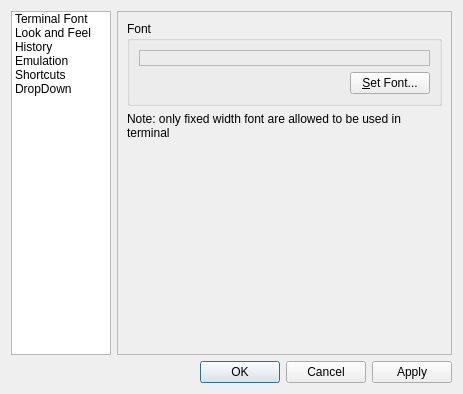
<?xml version="1.0" encoding="UTF-8"?>
<ui version="4.0">
 <class>PreferencesDialog</class>
 <widget class="QDialog" name="PreferencesDialog">
  <property name="geometry">
   <rect>
    <x>0</x>
    <y>0</y>
    <width>463</width>
    <height>394</height>
   </rect>
  </property>
  <property name="windowTitle">
   <string>QuickTerminal Preferences</string>
  </property>
  <property name="modal">
   <bool>true</bool>
  </property>
  <layout class="QGridLayout" name="gridLayout_4">
   <item row="1" column="0" colspan="2">
    <widget class="QDialogButtonBox" name="buttonBox">
     <property name="orientation">
      <enum>Qt::Horizontal</enum>
     </property>
     <property name="standardButtons">
      <set>QDialogButtonBox::Apply|QDialogButtonBox::Cancel|QDialogButtonBox::Ok</set>
     </property>
    </widget>
   </item>
   <item row="0" column="0">
    <widget class="QListWidget" name="listWidget">
     <property name="sizePolicy">
      <sizepolicy hsizetype="Expanding" vsizetype="Expanding">
       <horstretch>0</horstretch>
       <verstretch>0</verstretch>
      </sizepolicy>
     </property>
     <property name="minimumSize">
      <size>
       <width>100</width>
       <height>0</height>
      </size>
     </property>
     <property name="maximumSize">
      <size>
       <width>100</width>
       <height>16777215</height>
      </size>
     </property>
     <item>
      <property name="text">
       <string>Terminal Font</string>
      </property>
     </item>
     <item>
      <property name="text">
       <string>Look and Feel</string>
      </property>
     </item>
     <item>
      <property name="text">
       <string>History</string>
      </property>
     </item>
     <item>
      <property name="text">
       <string>Emulation</string>
      </property>
     </item>
     <item>
      <property name="text">
       <string>Shortcuts</string>
      </property>
     </item>
     <item>
      <property name="text">
       <string>DropDown</string>
      </property>
     </item>
    </widget>
   </item>
   <item row="0" column="1">
    <widget class="QStackedWidget" name="stackedWidget">
     <property name="frameShape">
      <enum>QFrame::StyledPanel</enum>
     </property>
     <widget class="QWidget" name="fontPage">
      <layout class="QGridLayout" name="gridLayout_2">
       <item row="0" column="0">
        <widget class="QGroupBox" name="groupBox">
         <property name="title">
          <string>Font</string>
         </property>
         <layout class="QGridLayout" name="gridLayout">
          <item row="0" column="0" colspan="2">
           <widget class="QLabel" name="fontSampleLabel">
            <property name="frameShape">
             <enum>QFrame::StyledPanel</enum>
            </property>
            <property name="text">
             <string/>
            </property>
            <property name="wordWrap">
             <bool>true</bool>
            </property>
           </widget>
          </item>
          <item row="1" column="0">
           <spacer name="horizontalSpacer">
            <property name="orientation">
             <enum>Qt::Horizontal</enum>
            </property>
            <property name="sizeHint" stdset="0">
             <size>
              <width>117</width>
              <height>20</height>
             </size>
            </property>
           </spacer>
          </item>
          <item row="1" column="1">
           <widget class="QPushButton" name="changeFontButton">
            <property name="text">
             <string>&amp;Set Font...</string>
            </property>
           </widget>
          </item>
         </layout>
        </widget>
       </item>
       <item row="2" column="0">
        <spacer name="verticalSpacer">
         <property name="orientation">
          <enum>Qt::Vertical</enum>
         </property>
         <property name="sizeHint" stdset="0">
          <size>
           <width>20</width>
           <height>3</height>
          </size>
         </property>
        </spacer>
       </item>
       <item row="1" column="0">
        <widget class="QLabel" name="label_9">
         <property name="text">
          <string>Note: only fixed width font are allowed to be used in terminal</string>
         </property>
         <property name="wordWrap">
          <bool>true</bool>
         </property>
        </widget>
       </item>
      </layout>
     </widget>
     <widget class="QWidget" name="lokkAndFeelPage">
      <layout class="QGridLayout" name="gridLayout_3">
       <item row="3" column="2">
        <widget class="QComboBox" name="tabsPos_comboBox"/>
       </item>
       <item row="5" column="0" colspan="2">
        <widget class="QLabel" name="label_3">
         <property name="text">
          <string>Action after paste clipboard</string>
         </property>
        </widget>
       </item>
       <item row="0" column="0" colspan="2">
        <widget class="QLabel" name="label_5">
         <property name="text">
          <string>Color Scheme:</string>
         </property>
        </widget>
       </item>
       <item row="1" column="2">
        <widget class="QComboBox" name="styleComboBox"/>
       </item>
       <item row="5" column="2">
        <widget class="QComboBox" name="motionAfterPasting_comboBox"/>
       </item>
       <item row="13" column="0">
        <spacer name="verticalSpacer_3">
         <property name="orientation">
          <enum>Qt::Vertical</enum>
         </property>
         <property name="sizeHint" stdset="0">
          <size>
           <width>20</width>
           <height>0</height>
          </size>
         </property>
        </spacer>
       </item>
       <item row="3" column="0" colspan="2">
        <widget class="QLabel" name="label_8">
         <property name="text">
          <string>Tabs Position:</string>
         </property>
        </widget>
       </item>
       <item row="1" column="0">
        <widget class="QLabel" name="label_6">
         <property name="text">
          <string>GUI Style:</string>
         </property>
        </widget>
       </item>
       <item row="11" column="2">
        <widget class="QSpinBox" name="termOpacityBox">
         <property name="suffix">
          <string> %</string>
         </property>
         <property name="minimum">
          <number>1</number>
         </property>
         <property name="value">
          <number>99</number>
         </property>
        </widget>
       </item>
       <item row="11" column="0">
        <widget class="QLabel" name="label">
         <property name="text">
          <string>Terminal Transparency:</string>
         </property>
        </widget>
       </item>
       <item row="10" column="2">
        <widget class="QSpinBox" name="appOpacityBox">
         <property name="suffix">
          <string> %</string>
         </property>
         <property name="minimum">
          <number>1</number>
         </property>
         <property name="maximum">
          <number>100</number>
         </property>
         <property name="value">
          <number>100</number>
         </property>
        </widget>
       </item>
       <item row="2" column="0" colspan="2">
        <widget class="QLabel" name="label_7">
         <property name="text">
          <string>Scrollbar Position:</string>
         </property>
        </widget>
       </item>
       <item row="10" column="0" colspan="2">
        <widget class="QLabel" name="label_4">
         <property name="text">
          <string>&amp;Application Transparency:</string>
         </property>
         <property name="buddy">
          <cstring>appOpacityBox</cstring>
         </property>
        </widget>
       </item>
       <item row="0" column="2">
        <widget class="QComboBox" name="colorSchemaCombo"/>
       </item>
       <item row="7" column="0" colspan="3">
        <widget class="QCheckBox" name="highlightCurrentCheckBox">
         <property name="text">
          <string>Show &amp;border for current terminal</string>
         </property>
        </widget>
       </item>
       <item row="8" column="0" colspan="3">
        <widget class="QCheckBox" name="askOnExitCheckBox">
         <property name="text">
          <string>Ask for Window Closing Confirmation</string>
         </property>
        </widget>
       </item>
       <item row="2" column="2">
        <widget class="QComboBox" name="scrollBarPos_comboBox"/>
       </item>
       <item row="9" column="0" colspan="3">
        <widget class="QCheckBox" name="useCwdCheckBox">
         <property name="text">
          <string>Open New Sub-Terminals in Current Working Dir</string>
         </property>
        </widget>
       </item>
       <item row="6" column="0" colspan="3">
        <widget class="QCheckBox" name="showMenuCheckBox">
         <property name="text">
          <string>Show Main Menu</string>
         </property>
        </widget>
       </item>
       <item row="4" column="0" colspan="3">
        <widget class="QCheckBox" name="alwaysShowTabsCheckBox">
         <property name="text">
          <string>Always Show Tabs</string>
         </property>
        </widget>
       </item>
      </layout>
     </widget>
     <widget class="QWidget" name="historyPage">
      <layout class="QGridLayout" name="gridLayout_5">
       <item row="0" column="0">
        <widget class="QGroupBox" name="groupBox_2">
         <property name="title">
          <string>History</string>
         </property>
         <layout class="QGridLayout" name="gridLayout_8">
          <item row="0" column="0">
           <widget class="QRadioButton" name="historyLimited">
            <property name="text">
             <string>Limited to: </string>
            </property>
           </widget>
          </item>
          <item row="0" column="1">
           <widget class="QSpinBox" name="historyLimitedTo">
            <property name="minimum">
             <number>100</number>
            </property>
            <property name="maximum">
             <number>1000000</number>
            </property>
            <property name="value">
             <number>1000</number>
            </property>
           </widget>
          </item>
          <item row="1" column="0">
           <widget class="QRadioButton" name="historyUnlimited">
            <property name="text">
             <string>Unlimited</string>
            </property>
           </widget>
          </item>
          <item row="2" column="0">
           <spacer name="verticalSpacer_4">
            <property name="orientation">
             <enum>Qt::Vertical</enum>
            </property>
            <property name="sizeHint" stdset="0">
             <size>
              <width>150</width>
              <height>139</height>
             </size>
            </property>
           </spacer>
          </item>
         </layout>
        </widget>
       </item>
      </layout>
     </widget>
     <widget class="QWidget" name="emulationPage">
      <layout class="QGridLayout" name="gridLayout_7">
       <item row="0" column="0">
        <widget class="QGroupBox" name="groupBox_4">
         <property name="title">
          <string>Emulation Type</string>
         </property>
         <layout class="QGridLayout" name="gridLayout_6">
          <item row="0" column="0">
           <widget class="QComboBox" name="emulationComboBox"/>
          </item>
          <item row="1" column="0">
           <widget class="QLabel" name="label_2">
            <property name="text">
             <string>Select emulation behaviour. It does not mean that for example &quot;linux&quot; has to be used only on Linux OS. Feel free to use it on Mac too etc.&lt;p&gt;Default is the failback type with minimal feature set.</string>
            </property>
            <property name="textFormat">
             <enum>Qt::RichText</enum>
            </property>
            <property name="wordWrap">
             <bool>true</bool>
            </property>
           </widget>
          </item>
         </layout>
        </widget>
       </item>
       <item row="1" column="0">
        <spacer name="verticalSpacer_2">
         <property name="orientation">
          <enum>Qt::Vertical</enum>
         </property>
         <property name="sizeHint" stdset="0">
          <size>
           <width>20</width>
           <height>57</height>
          </size>
         </property>
        </spacer>
       </item>
      </layout>
     </widget>
     <widget class="QWidget" name="shortcutsPage">
      <layout class="QVBoxLayout" name="verticalLayout">
       <item>
        <widget class="QGroupBox" name="groupBox_5">
         <property name="sizePolicy">
          <sizepolicy hsizetype="Preferred" vsizetype="Expanding">
           <horstretch>0</horstretch>
           <verstretch>0</verstretch>
          </sizepolicy>
         </property>
         <property name="title">
          <string>Keyboard Shortcuts</string>
         </property>
         <layout class="QVBoxLayout" name="verticalLayout_4">
          <item>
           <widget class="QTreeWidget" name="actionTreeWidget">
            <property name="alternatingRowColors">
             <bool>true</bool>
            </property>
            <property name="rootIsDecorated">
             <bool>false</bool>
            </property>
            <property name="uniformRowHeights">
             <bool>true</bool>
            </property>
            <property name="sortingEnabled">
             <bool>true</bool>
            </property>
            <attribute name="headerShowSortIndicator" stdset="0">
             <bool>true</bool>
            </attribute>
            <column>
             <property name="text">
              <string>Action</string>
             </property>
            </column>
            <column>
             <property name="text">
              <string>Shortcut</string>
             </property>
            </column>
           </widget>
          </item>
         </layout>
        </widget>
       </item>
       <item>
        <widget class="QGroupBox" name="shortcutEditGroupBox">
         <property name="enabled">
          <bool>false</bool>
         </property>
         <property name="sizePolicy">
          <sizepolicy hsizetype="Preferred" vsizetype="Minimum">
           <horstretch>0</horstretch>
           <verstretch>0</verstretch>
          </sizepolicy>
         </property>
         <property name="title">
          <string>Shortcut</string>
         </property>
         <layout class="QHBoxLayout" name="horizontalLayout">
          <item>
           <widget class="QLineEdit" name="shortcutLineEdit">
            <property name="placeholderText">
             <string>Type to set shortcut</string>
            </property>
           </widget>
          </item>
          <item>
           <widget class="QPushButton" name="clearShortcutButton">
            <property name="text">
             <string>&amp;Clear</string>
            </property>
           </widget>
          </item>
          <item>
           <widget class="QPushButton" name="resetShortcutButton">
            <property name="text">
             <string>&amp;Reset</string>
            </property>
           </widget>
          </item>
         </layout>
        </widget>
       </item>
      </layout>
     </widget>
     <widget class="QWidget" name="page">
      <layout class="QVBoxLayout" name="verticalLayout_3">
       <item>
        <widget class="QCheckBox" name="dropShowOnStartCheckBox">
         <property name="text">
          <string>Show on start</string>
         </property>
        </widget>
       </item>
       <item>
        <widget class="QGroupBox" name="groupBox_3">
         <property name="title">
          <string>Size</string>
         </property>
         <layout class="QVBoxLayout" name="verticalLayout_2">
          <item>
           <layout class="QFormLayout" name="formLayout">
            <item row="0" column="0">
             <widget class="QLabel" name="dropHeightLabel">
              <property name="text">
               <string>Height %:</string>
              </property>
             </widget>
            </item>
            <item row="0" column="1">
             <widget class="QSpinBox" name="dropHeightSpinBox"/>
            </item>
            <item row="1" column="0">
             <widget class="QLabel" name="dropWidthLabel">
              <property name="text">
               <string>Width %:</string>
              </property>
             </widget>
            </item>
            <item row="1" column="1">
             <widget class="QSpinBox" name="dropWidthSpinBox"/>
            </item>
           </layout>
          </item>
         </layout>
        </widget>
       </item>
       <item>
        <spacer name="verticalSpacer_5">
         <property name="orientation">
          <enum>Qt::Vertical</enum>
         </property>
         <property name="sizeHint" stdset="0">
          <size>
           <width>20</width>
           <height>78</height>
          </size>
         </property>
        </spacer>
       </item>
      </layout>
     </widget>
    </widget>
   </item>
  </layout>
 </widget>
 <resources/>
 <connections>
  <connection>
   <sender>buttonBox</sender>
   <signal>accepted()</signal>
   <receiver>PreferencesDialog</receiver>
   <slot>accept()</slot>
   <hints>
    <hint type="sourcelabel">
     <x>224</x>
     <y>227</y>
    </hint>
    <hint type="destinationlabel">
     <x>157</x>
     <y>248</y>
    </hint>
   </hints>
  </connection>
  <connection>
   <sender>buttonBox</sender>
   <signal>rejected()</signal>
   <receiver>PreferencesDialog</receiver>
   <slot>reject()</slot>
   <hints>
    <hint type="sourcelabel">
     <x>292</x>
     <y>233</y>
    </hint>
    <hint type="destinationlabel">
     <x>286</x>
     <y>248</y>
    </hint>
   </hints>
  </connection>
  <connection>
   <sender>listWidget</sender>
   <signal>currentRowChanged(int)</signal>
   <receiver>stackedWidget</receiver>
   <slot>setCurrentIndex(int)</slot>
   <hints>
    <hint type="sourcelabel">
     <x>96</x>
     <y>70</y>
    </hint>
    <hint type="destinationlabel">
     <x>147</x>
     <y>24</y>
    </hint>
   </hints>
  </connection>
 </connections>
</ui>
